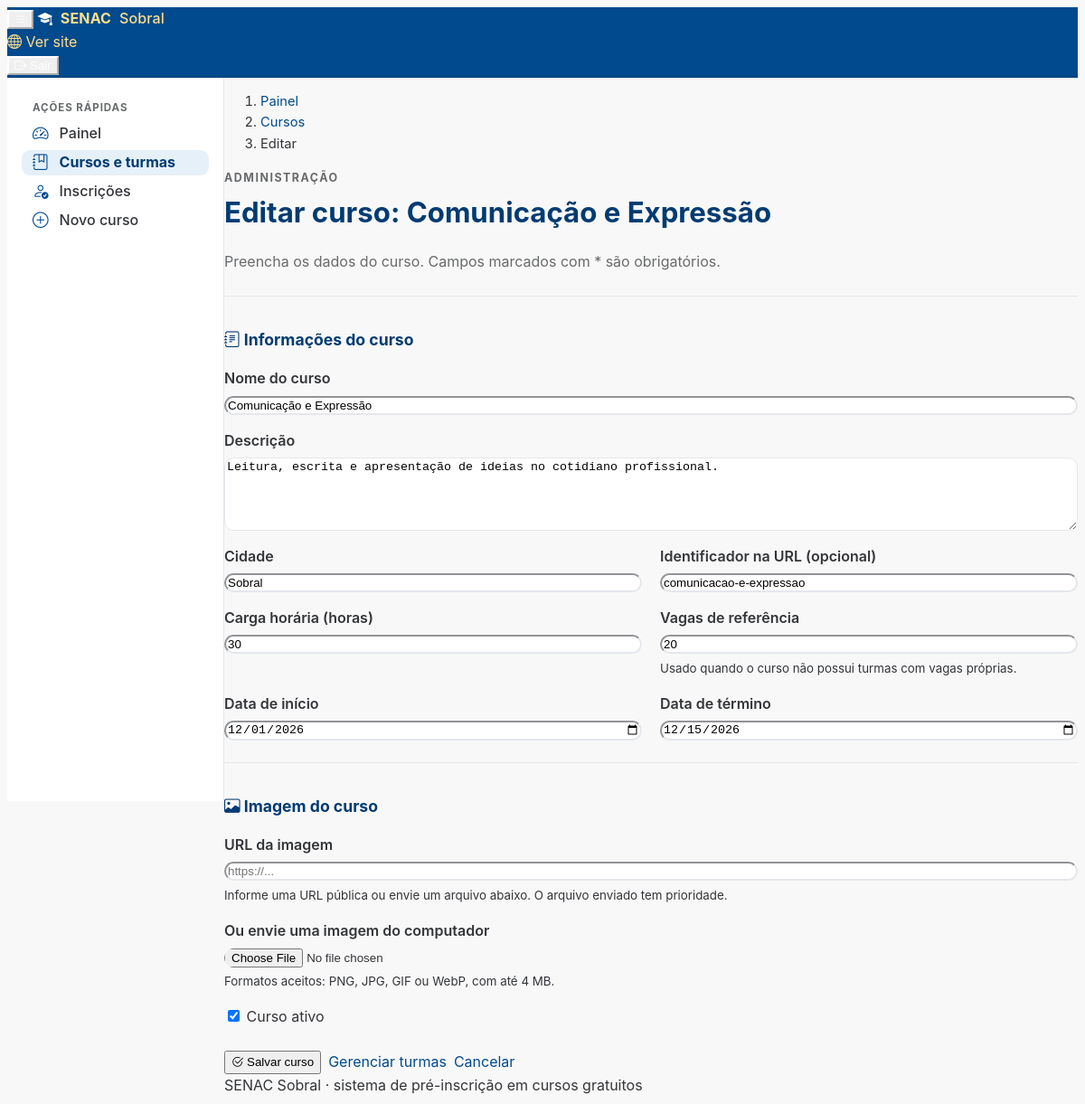
The page /admin/cursos/2/editar (signed in) on the database its author committed.
### app/models/curso.py (models this page shows, shortened)
class Curso(TimestampMixin, db.Model):
    __tablename__ = "cursos"
    id = db.Column(db.Integer, primary_key=True)
    titulo = db.Column(db.String(150), nullable=False)
    slug = db.Column(db.String(180), unique=True, nullable=True, index=True)
    cidade = db.Column(
        db.String(100),
        nullable=False,
        default="Sobral",
        server_default="Sobral",
        index=True,
    )
    descricao = db.Column(db.Text, nullable=False, default="")
    tipo = db.Column(
        db.Enum(
            TipoCurso,
            native_enum=False,
            length=20,
            validate_strings=True,
            values_callable=_valores_enum,
        ),
        nullable=False,
        index=True,
    )
    link_externo = db.Column(db.String(500), nullable=True)
    valor = db.Column(db.Numeric(10, 2), nullable=True)
    carga_horaria = db.Column(db.Integer, nullable=True)
    data_inicio = db.Column(db.Date, nullable=True)
    data_fim = db.Column(db.Date, nullable=True)
    vagas = db.Column(db.Integer, nullable=True)
    imagem_url = db.Column(db.String(500), nullable=True)
    ativo = db.Column(db.Boolean, default=True, nullable=False, index=True)
    inscricoes = db.relationship(
        "Inscricao",
        back_populates="curso",
        passive_deletes=True,
    )
    turmas = db.relationship(
        "Turma",
        back_populates="curso",
        cascade="all, delete-orphan",
        passive_deletes=True,
        order_by="Turma.nome",
    )
    __table_args__ = (
        db.CheckConstraint(
            "tipo IN ('pago', 'gratuito')",
            name="ck_cursos_tipo_valido",
        ),
        db.CheckConstraint(
            "(tipo = 'pago' AND link_externo IS NOT NULL) "
            "OR (tipo = 'gratuito' AND link_externo IS NULL)",
            name="ck_cursos_link_externo_por_tipo",
        ),
        db.CheckConstraint(
            "valor IS NULL OR valor >= 0",
            name="ck_cursos_valor_nao_negativo",
        ),
        db.CheckConstraint(
            "vagas IS NULL OR vagas >= 0",
            name="ck_cursos_vagas_nao_negativas",
        ),
        db.CheckConstraint(
            "carga_horaria IS NULL OR carga_horaria > 0",
            name="ck_cursos_carga_horaria_positiva",
        ),
        db.CheckConstraint(
            "data_fim IS NULL OR data_inicio IS NULL OR data_fim >= data_inicio",
            name="ck_cursos_periodo_valido",
        ),
        db.Index("ix_cursos_publicacao", "ativo", "tipo", "cidade"),
    )

### app/blueprints/admin/routes.py (the view, shortened to what this page needs)
@bp.route("/cursos/<int:curso_id>/editar", methods=["GET", "POST"])
def editar_curso(curso_id: int):
    servico = CursoService()
    curso = servico.obter_curso(curso_id)
    if curso is None:
        flash("Curso não encontrado.", "error")
        return redirect(url_for("admin.cursos"))
    formulario = CursoForm(obj=curso)
    if request.method == "GET" and curso.slug:
        formulario.slug.data = curso.slug
    return render_template(
        "admin/cursos/formulario.html",
        formulario=formulario,
        curso=curso,
        titulo_pagina=f"Editar curso: {curso.titulo}",
    )

### app/__init__.py (called while the page is built)
def _registrar_carregador_de_usuario() -> None:
    from app.models import Administrador
    @login_manager.user_loader
    def carregar_administrador(usuario_id: str):
        try:
            identificador = int(usuario_id)
        except (TypeError, ValueError):
            return None
        return db.session.get(Administrador, identificador)

### app/models/administrador.py (called while the page is built)
    @property
    def is_active(self) -> bool:
        return self.ativo is not False

### app/services/curso_service.py (called while the page is built)
    def obter_curso(self, curso_id: int) -> Curso | None:
        return db.session.get(Curso, curso_id)

### app/templates/admin/cursos/formulario.html (shortened to what this page needs)
{% extends "admin_base.html" %}
{% from "components/ui.html" import breadcrumb, field, checkbox_field %}
{% block content %}
  {{ breadcrumb([
    {'label': 'Painel', 'url': url_for('admin.dashboard')},
    {'label': 'Cursos', 'url': url_for('admin.cursos')},
    {'label': 'Editar' if curso else 'Novo'}
  ]) }}
  <section class="admin-page-header">
    <div>
      <p class="eyebrow">Administração</p>
      <h1>{{ titulo_pagina }}</h1>
      <p>Preencha os dados do curso. Campos marcados com * são obrigatórios.</p>
    </div>
  </section>
  <form method="post" enctype="multipart/form-data" novalidate>
    <div class="card border-0 shadow-sm">
      <div class="card-body p-4">
        <div class="form-section mt-0 pt-0 border-0">
          <h2><i class="bi bi-journal-text" aria-hidden="true"></i> Informações do curso</h2>
          <div class="form-grid">
            {{ field(formulario.titulo, span=true) }}
            {{ field(formulario.descricao, span=true, atributos={'rows': 5}) }}
            {{ field(formulario.cidade) }}
            {{ field(formulario.slug, atributos={'placeholder': 'gerado-automaticamente'}) }}
            {{ field(formulario.carga_horaria, atributos={'min': 1}) }}
            {{ field(formulario.vagas, help='Usado quando o curso não possui turmas com vagas próprias.', atributos={'min': 0}) }}
            {{ field(formulario.data_inicio) }}
            {{ field(formulario.data_fim) }}
          </div>
        </div>
        <div class="form-section">
          <h2><i class="bi bi-image" aria-hidden="true"></i> Imagem do curso</h2>
          <div class="form-grid">
            {{ field(formulario.imagem_url, span=true, help='Informe uma URL pública ou envie um arquivo abaixo. O arquivo enviado tem prioridade.', atributos={'placeholder': 'https://...'}) }}
            {{ field(formulario.imagem_upload, span=true, help='Formatos aceitos: PNG, JPG, GIF ou WebP, com até 4 MB.', atributos={'accept': 'image/png,image/jpeg,image/gif,image/webp'}) }}
            {{ checkbox_field(formulario.ativo, span=true) }}
          </div>
        </div>
        <div class="form-actions">
          <button type="submit" class="btn btn-primary">
            <i class="bi bi-check2-circle" aria-hidden="true"></i>
            Salvar curso
          </button>
          {% if curso %}
            <a class="btn btn-outline-primary" href="{{ url_for('admin.turmas_do_curso', curso_id=curso.id) }}">Gerenciar turmas</a>
          {% endif %}
          <a class="btn btn-outline-secondary" href="{{ url_for('admin.cursos') }}">Cancelar</a>
        </div>
      </div>
    </div>
  </form>
{% endblock %}

### app/templates/components/ui.html (shortened to what this page needs)
{% macro breadcrumb(itens) %}
  <nav aria-label="Navegação estrutural">
    <ol class="breadcrumb senac-breadcrumb">
      {% for item in itens %}
        {% if item.url %}
          <li class="breadcrumb-item"><a href="{{ item.url }}">{{ item.label }}</a></li>
        {% else %}
          <li class="breadcrumb-item active" aria-current="page">{{ item.label }}</li>
        {% endif %}
      {% endfor %}
    </ol>
  </nav>
{% endmacro %}
{% macro field(campo, span=false, help=none, atributos=none) %}
  {% set erros = campo.errors %}
  {% set classe = 'form-select' if campo.type == 'SelectField' else 'form-control' %}
  {% if erros %}{% set classe = classe ~ ' is-invalid' %}{% endif %}
  {% set opcoes = {'class': classe} %}
  <div class="field{% if span %} field--span-2{% endif %}">
    {{ campo.label(class='form-label') }}
    {{ campo(**opcoes) }}
    {% if help %}
      <small id="{{ campo.id }}-ajuda" class="form-text text-muted">{{ help }}</small>
    {% endif %}
  </div>
{% endmacro %}
{% macro checkbox_field(campo, span=false) %}
  <div class="field field--checkbox{% if span %} field--span-2{% endif %}">
    <div class="form-check">
      {{ campo(class='form-check-input' ~ (' is-invalid' if campo.errors else '')) }}
      <label class="form-check-label" for="{{ campo.id }}">
        {{ campo.label.text }}{% if campo.flags.required %}<span class="obrigatorio" aria-hidden="true"> *</span>{% endif %}
      </label>
    </div>
  </div>
{% endmacro %}

### app/static/css/style.css (style rules this page uses)
:root { --senac-blue: #004a8d; --senac-blue-dark: #003b71; --senac-blue-soft: #e6f0f8; --senac-blue-rgb: 0, 74, 141; --senac-accent: #ffb822; --senac-accent-light: #ffe08a; --senac-accent-dark: #f19300; --senac-accent-ink: #8a5000; --senac-secondary: #3182a7; --senac-text: #333539; --senac-muted: #686a6c; --senac-border: #e4e7eb; --senac-surface: #f8f8f8; --senac-success: #15734e; --senac-success-soft: #e6f4ea; --senac-danger: #b42318; --senac-danger-soft: #fdecec; --senac-warning: var(--senac-accent-ink); --senac-warning-soft: #fff4e0; --senac-info: var(--senac-blue-dark); --senac-info-soft: var(--senac-blue-soft); --senac-contact: #1d5f7d; --senac-contact-soft: #e4f1f6; --senac-radius: 14px; --senac-shadow: 0 12px 30px rgba(0, 74, 141, 0.08); --bs-primary: var(--senac-blue); --bs-primary-rgb: 0, 74, 141; --tblr-primary: var(--senac-blue); --tblr-primary-darken: var(--senac-blue-dark); }
* { box-sizing: border-box; }
html { scroll-behavior: smooth; scroll-padding-top: 1.5rem; }
body { color: var(--senac-text); background: var(--senac-surface); font-family: Inter, system-ui, -apple-system, "Segoe UI", Roboto, sans-serif; line-height: 1.6; }
a { color: var(--senac-blue); text-decoration: none; }
.btn-primary { --bs-btn-bg: var(--senac-blue); --bs-btn-border-color: var(--senac-blue); --bs-btn-hover-bg: var(--senac-blue-dark); --bs-btn-hover-border-color: var(--senac-blue-dark); --bs-btn-active-bg: var(--senac-blue-dark); --bs-btn-active-border-color: var(--senac-blue-dark); --bs-btn-disabled-bg: var(--senac-blue); --bs-btn-disabled-border-color: var(--senac-blue); }
.btn-outline-primary { --bs-btn-color: var(--senac-blue); --bs-btn-border-color: var(--senac-blue); --bs-btn-hover-bg: var(--senac-blue); --bs-btn-hover-border-color: var(--senac-blue); --bs-btn-active-bg: var(--senac-blue-dark); --bs-btn-active-border-color: var(--senac-blue-dark); }
.eyebrow { margin: 0; color: var(--senac-accent); font-size: 0.78rem; font-weight: 700; letter-spacing: 0.12em; text-transform: uppercase; }
.senac-breadcrumb { margin-bottom: 1rem; font-size: 0.92rem; }
.form-grid { display: grid; grid-template-columns: repeat(2, minmax(0, 1fr)); gap: 1rem 1.25rem; }
.field { display: grid; align-content: start; gap: 0.35rem; }
.field--span-2 { grid-column: span 2; }
.field--checkbox { display: flex; align-items: center; }
.form-label { margin-bottom: 0; font-weight: 600; }
.form-control, .form-select { border-color: var(--senac-border); border-radius: 0.65rem; }
.form-section { margin-top: 1.5rem; padding-top: 1.25rem; border-top: 1px solid var(--senac-border); }
.form-section h2 { margin-bottom: 1rem; color: var(--senac-blue-dark); font-size: 1.1rem; }
.form-actions { display: flex; flex-wrap: wrap; gap: 0.5rem; margin-top: 1.5rem; }
.admin-page-header { display: flex; align-items: flex-start; justify-content: space-between; gap: 1rem; flex-wrap: wrap; margin-bottom: 1.5rem; }
.admin-page-header h1 { margin: 0.25rem 0 0.4rem; color: var(--senac-blue-dark); font-size: clamp(1.6rem, 2.6vw, 2.2rem); }
.admin-page-header p { max-width: 70ch; margin-bottom: 0; color: var(--senac-muted); }

### rows shown on the page
Curso: titulo "Comunicação e Expressão", descricao "Leitura, escrita e apresentação de ideias no cotidiano profissional.", cidade "Sobral", slug "comunicacao-e-expressao", carga_horaria "30", vagas "20", data_inicio "12/01/2026", data_fim "12/15/2026", ativo "☑"

### other values the page prints
{{ item.label }} "Painel" "Cursos"
{{ item.label }} "Editar"
{{ titulo_pagina }} "Editar curso: Comunicação e Expressão"
{{ campo.label(class='form-label') }} "Nome do curso Descrição Cidade Identificador na URL (opcional) Carga horária (horas) Vagas de referência Data de início Data de término URL da imagem Ou envie uma imagem do computador"
{{ help }} "Usado quando o curso não possui turmas com vagas próprias. Informe uma URL pública ou envie um arquivo abaixo. O arquivo enviado tem prioridade. Formatos aceitos: PNG, JPG, GIF ou WebP, com até 4 MB."
{{ campo.label.text }} "Curso ativo"
